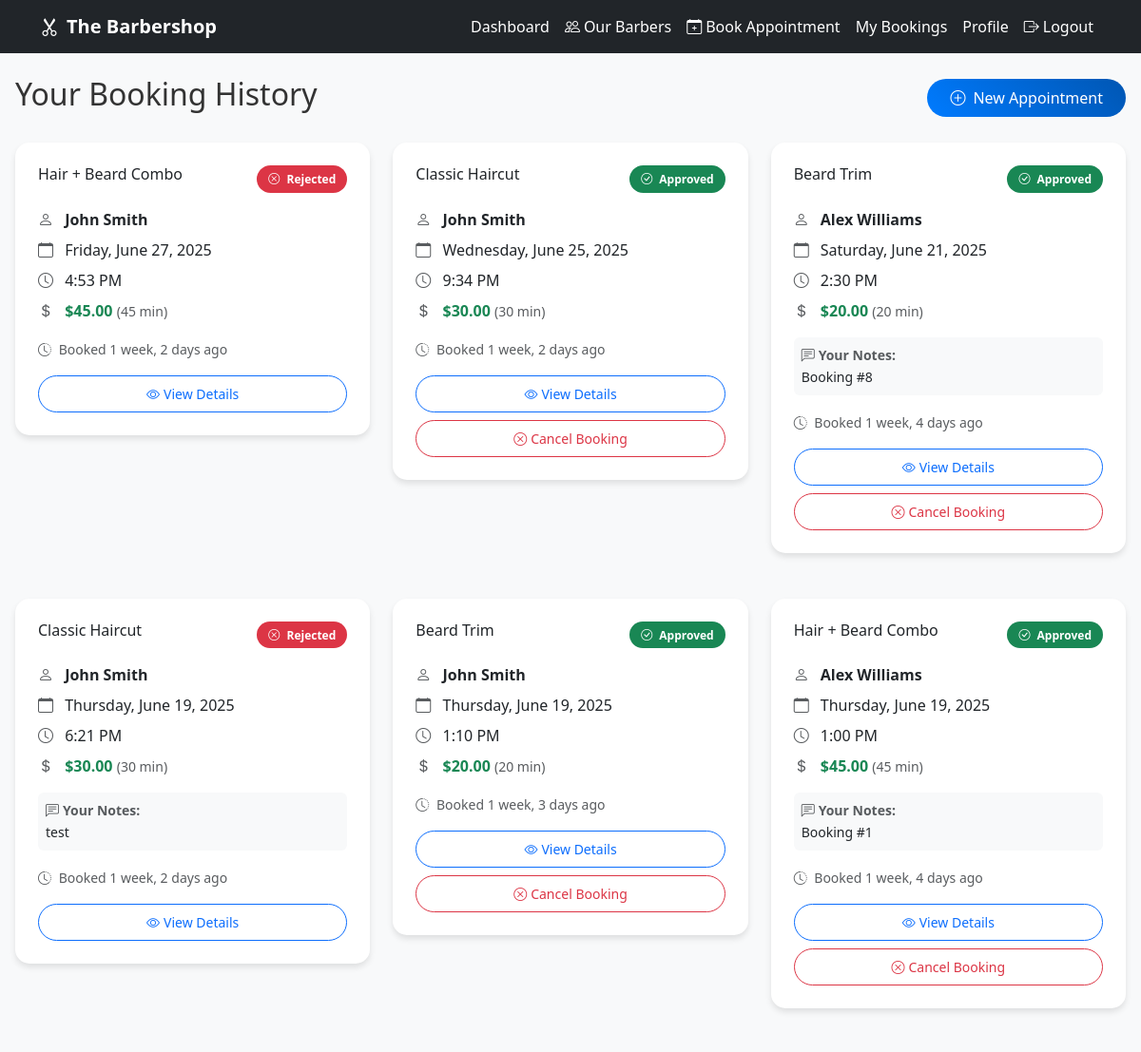
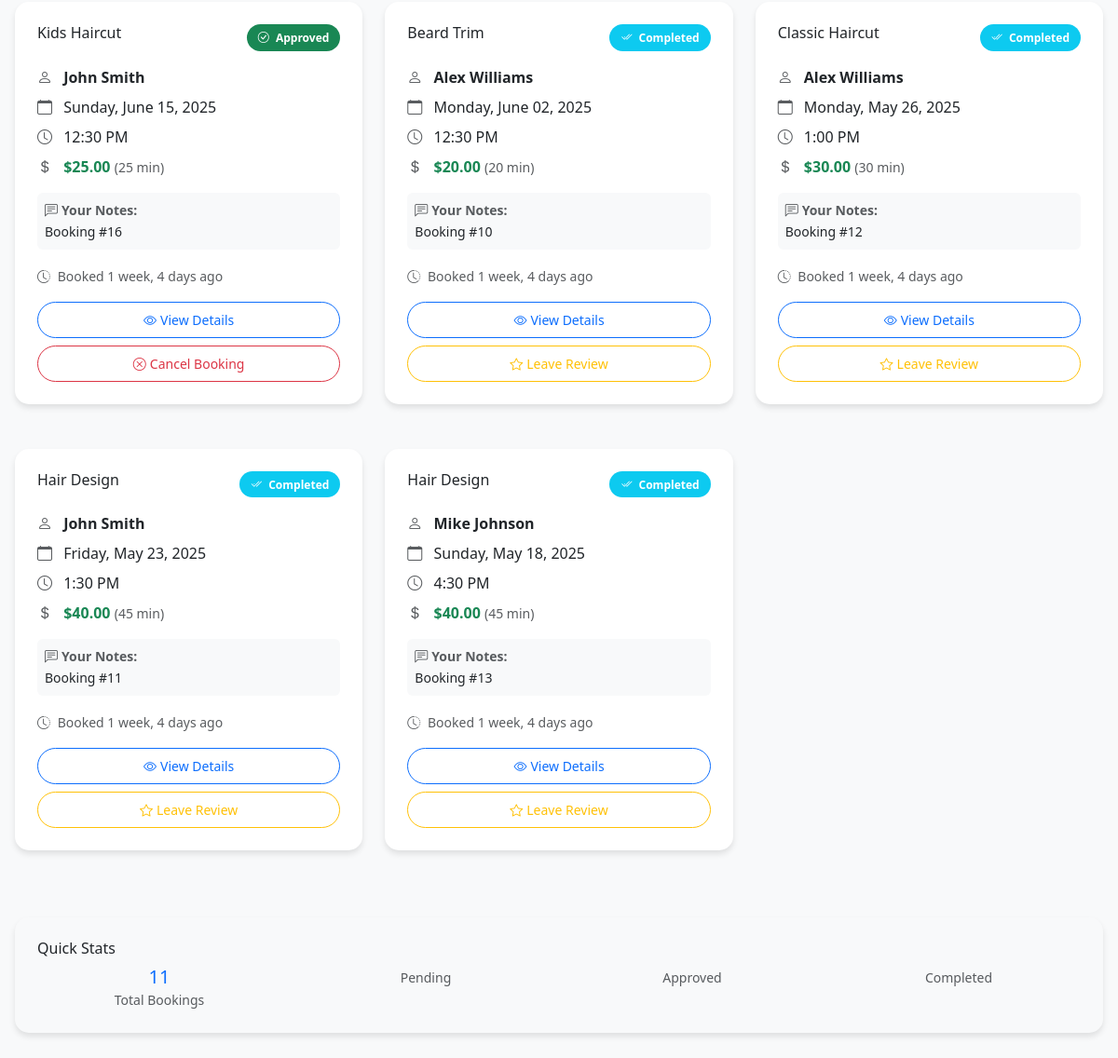
Screenshot of /bookings/history/ (signed in) with the database file from the repository (2 pictures, top to bottom).
### bookings/models.py (models this page shows, shortened)
class Booking(models.Model):
    STATUS_CHOICES = [
        ('pending', 'Pending'),
        ('approved', 'Approved'),
        ('rejected', 'Rejected'),
        ('completed', 'Completed'),
        ('cancelled', 'Cancelled'),
    ]
    client = models.ForeignKey(
        settings.AUTH_USER_MODEL,  # Changed from 'auth.User'
        on_delete=models.CASCADE,
        related_name='bookings'
    )
    barber = models.ForeignKey(Barber, on_delete=models.CASCADE)
    service = models.ForeignKey(Service, on_delete=models.CASCADE)
    date = models.DateField()
    time = models.TimeField()
    status = models.CharField(max_length=20, choices=STATUS_CHOICES, default='pending')
    notes = models.TextField(blank=True)
    rejection_reason = models.TextField(blank=True)
    created_at = models.DateTimeField(auto_now_add=True)
    updated_at = models.DateTimeField(auto_now=True)
    class Meta:
        ordering = ['date', 'time']
        unique_together = ('barber', 'date', 'time')

class Service(models.Model):
    name = models.CharField(max_length=100)
    description = models.TextField(blank=True)
    duration_minutes = models.IntegerField(default=30)
    price = models.DecimalField(max_digits=6, decimal_places=2)
    active = models.BooleanField(default=True)

### barbers/models.py (models this page shows, shortened)
class Barber(models.Model):
    user = models.OneToOneField(
        settings.AUTH_USER_MODEL,
        on_delete=models.CASCADE,
        related_name='barber_profile'
    )
    bio = models.TextField(blank=True)
    experience_years = models.IntegerField(default=0)
    specialties = models.CharField(max_length=200, blank=True)
    hourly_rate = models.DecimalField(max_digits=6, decimal_places=2, default=25.00)
    photo = models.ImageField(upload_to='barber_photos/', blank=True)
    available = models.BooleanField(default=True)
    created_at = models.DateTimeField(auto_now_add=True)
    updated_at = models.DateTimeField(auto_now=True)
    def __str__(self):
        return f"{self.user.get_full_name() or self.user.username}"

### accounts/models.py (models this page shows, shortened)
class User(AbstractUser):
    is_barber = models.BooleanField(default=False)
    is_admin = models.BooleanField(default=False)
    phone = models.CharField(max_length=15, blank=True)
    address = models.TextField(blank=True)
    class Meta:
        db_table = 'auth_user'

### bookings/views.py (the view)
# urls.py: path('history/', views.booking_history, name='history'),
@login_required
@client_required
def booking_history(request):
    bookings = Booking.objects.filter(
        client=request.user
    ).select_related('barber__user', 'service').order_by('-date', '-time')
    print(f"Found {bookings.count()} bookings for user {request.user.username}")  # Debug
    for booking in bookings:
        print(f"Booking: {booking.service.name} with {booking.barber} on {booking.date} - Status: {booking.status}")
    context = {
        'bookings': bookings,
    }
    return render(request, 'bookings/booking_history.html', context)

### templates/bookings/booking_history.html (shortened to what this page needs)
{% extends 'base.html' %}
{% block content %}
<div class="d-flex justify-content-between align-items-center mb-4">
    <h2>Your Booking History</h2>
    <a href="{% url 'bookings:book' %}" class="btn btn-primary">
        <i class="bi bi-plus-circle me-2"></i>New Appointment
    </a>
</div>
{% if bookings %}
    <div class="row g-4">
        {% for booking in bookings %}
        <div class="col-md-6 col-lg-4">
            <div class="card">
                <div class="card-body">
                    <div class="d-flex justify-content-between align-items-start mb-3">
                        <h6 class="card-title mb-0">{{ booking.service.name }}</h6>
                        <span class="badge bg-{% if booking.status == 'approved' %}success{% elif booking.status == 'pending' %}warning{% elif booking.status == 'rejected' %}danger{% elif booking.status == 'completed' %}info{% elif booking.status == 'cancelled' %}secondary{% else %}secondary{% endif %}">
                            {% if booking.status == 'pending' %}
                                <i class="bi bi-clock me-1"></i>
                            {% elif booking.status == 'approved' %}
                                <i class="bi bi-check-circle me-1"></i>
                            {% elif booking.status == 'rejected' %}
                                <i class="bi bi-x-circle me-1"></i>
                            {% elif booking.status == 'completed' %}
                                <i class="bi bi-check2-all me-1"></i>
                            {% elif booking.status == 'cancelled' %}
                                <i class="bi bi-x-octagon me-1"></i>
                            {% endif %}
                            {{ booking.get_status_display }}
                        </span>
                    </div>
                    <div class="mb-2">
                        <i class="bi bi-person me-2 text-muted"></i>
                        <strong>{{ booking.barber.user.get_full_name|default:booking.barber.user.username }}</strong>
                    </div>
                    <div class="mb-2">
                        <i class="bi bi-calendar me-2 text-muted"></i>
                        {{ booking.date|date:"l, F d, Y" }}
                    </div>
                    <div class="mb-2">
                        <i class="bi bi-clock me-2 text-muted"></i>
                        {{ booking.time|time:"g:i A" }}
                    </div>
                    <div class="mb-3">
                        <i class="bi bi-currency-dollar me-2 text-muted"></i>
                        <span class="fw-bold text-success">${{ booking.service.price }}</span>
                        <small class="text-muted">({{ booking.service.duration_minutes }} min)</small>
                    </div>
                    {% if booking.notes %}
                    <div class="mb-3 p-2 bg-light rounded">
                        <small class="text-muted d-block">
                            <i class="bi bi-chat-left-text me-1"></i><strong>Your Notes:</strong>
                        </small>
                        <small>{{ booking.notes }}</small>
                    </div>
                    {% endif %}
                    <div class="mb-3">
                        <small class="text-muted">
                            <i class="bi bi-clock-history me-1"></i>
                            Booked {{ booking.created_at|timesince }} ago
                        </small>
                    </div>
                    <div class="d-grid gap-2">
                        <a href="{% url 'bookings:detail' booking.pk %}" class="btn btn-outline-primary btn-sm">
                            <i class="bi bi-eye me-1"></i>View Details
                        </a>
                        {% if booking.status == 'pending' or booking.status == 'approved' %}
                            <form method="post" action="{% url 'bookings:cancel' booking.pk %}" class="d-inline">
                                <button type="submit" class="btn btn-outline-danger btn-sm w-100"
                                        onclick="return confirm('Are you sure you want to cancel this booking?')">
                                    <i class="bi bi-x-circle me-1"></i>Cancel Booking
                                </button>
                            </form>
                        {% endif %}
                        {% if booking.status == 'completed' %}
                            <a href="/barbers/{{ booking.barber.id }}/review/" class="btn btn-outline-warning btn-sm">
                                <i class="bi bi-star me-1"></i>Leave Review
                            </a>
                        {% endif %}
                    </div>
                </div>
            </div>
        </div>
        {% endfor %}
    </div>
    <div class="row mt-5">
        <div class="col-12">
            <div class="card bg-light">
                <div class="card-body">
                    <h6 class="card-title">Quick Stats</h6>
                    <div class="row text-center">
                        <div class="col-3">
                            <div class="h5 mb-0 text-primary">{{ bookings|length }}</div>
                            <small class="text-muted">Total Bookings</small>
                        </div>
                        <div class="col-3">
                            <small class="text-muted">Pending</small>
                        </div>
                        <div class="col-3">
                            <small class="text-muted">Approved</small>
                        </div>
                        <div class="col-3">
                            <small class="text-muted">Completed</small>
                        </div>
                    </div>
                </div>
            </div>
        </div>
    </div>
{% endif %}
{% endblock %}

### static/css/style.css (style rules this page uses)
:root { --primary-color: #212529; --secondary-color: #6c757d; --accent-color: #ffc107; --text-color: #333; --bg-color: #f8f9fa; --border-color: #dee2e6; --success-color: #28a745; --warning-color: #ffc107; --danger-color: #dc3545; --info-color: #17a2b8; }
body { font-family: 'Segoe UI', Tahoma, Geneva, Verdana, sans-serif; background-color: var(--bg-color); color: var(--text-color); padding-bottom: 80px; }
.card { border: none; border-radius: 15px; box-shadow: 0 4px 6px rgba(0, 0, 0, 0.1); transition: transform 0.3s ease, box-shadow 0.3s ease; margin-bottom: 1.5rem; }
.card-body { padding: 1.5rem; }
.btn { border-radius: 25px; padding: 0.5rem 1.5rem; font-weight: 500; transition: all 0.3s ease; }
.btn-primary { background: linear-gradient(45deg, #007bff, #0056b3); border: none; }
.badge { font-size: 0.75rem; padding: 0.5rem 0.75rem; border-radius: 20px; }

### rows the page displays
Booking: service.name "Hair + Beard Combo", status "Rejected", barber.user.get_full_name "John Smith", date "Friday, June 27, 2025", time "4:53 PM", service.price "45.00", service.duration_minutes "45", created_at "1 week, 2 days"
Booking: service.name "Classic Haircut", status "Approved", barber.user.get_full_name "John Smith", date "Wednesday, June 25, 2025", time "9:34 PM", service.price "30.00", service.duration_minutes "30", created_at "1 week, 2 days", shows "Cancel Booking"
Booking: service.name "Beard Trim", status "Approved", barber.user.get_full_name "Alex Williams", date "Saturday, June 21, 2025", time "2:30 PM", service.price "20.00", service.duration_minutes "20", notes "Booking #8", created_at "1 week, 4 days", shows "Cancel Booking"
Booking: service.name "Classic Haircut", status "Rejected", barber.user.get_full_name "John Smith", date "Thursday, June 19, 2025", time "6:21 PM", service.price "30.00", service.duration_minutes "30", notes "test", created_at "1 week, 2 days"
Booking: service.name "Beard Trim", status "Approved", barber.user.get_full_name "John Smith", date "Thursday, June 19, 2025", time "1:10 PM", service.price "20.00", service.duration_minutes "20", created_at "1 week, 3 days", shows "Cancel Booking"
Booking: service.name "Hair + Beard Combo", status "Approved", barber.user.get_full_name "Alex Williams", date "Thursday, June 19, 2025", time "1:00 PM", service.price "45.00", service.duration_minutes "45", notes "Booking #1", created_at "1 week, 4 days", shows "Cancel Booking"
Booking: service.name "Kids Haircut", status "Approved", barber.user.get_full_name "John Smith", date "Sunday, June 15, 2025", time "12:30 PM", service.price "25.00", service.duration_minutes "25", notes "Booking #16", created_at "1 week, 4 days", shows "Cancel Booking"
Booking: service.name "Beard Trim", status "Completed", barber.user.get_full_name "Alex Williams", date "Monday, June 02, 2025", time "12:30 PM", service.price "20.00", service.duration_minutes "20", notes "Booking #10", created_at "1 week, 4 days"
Booking: service.name "Classic Haircut", status "Completed", barber.user.get_full_name "Alex Williams", date "Monday, May 26, 2025", time "1:00 PM", service.price "30.00", service.duration_minutes "30", notes "Booking #12", created_at "1 week, 4 days"
Booking: service.name "Hair Design", status "Completed", barber.user.get_full_name "John Smith", date "Friday, May 23, 2025", time "1:30 PM", service.price "40.00", service.duration_minutes "45", notes "Booking #11", created_at "1 week, 4 days"
Booking: service.name "Hair Design", status "Completed", barber.user.get_full_name "Mike Johnson", date "Sunday, May 18, 2025", time "4:30 PM", service.price "40.00", service.duration_minutes "45", notes "Booking #13", created_at "1 week, 4 days"

### other values shown
{{ bookings|length }} "11"
